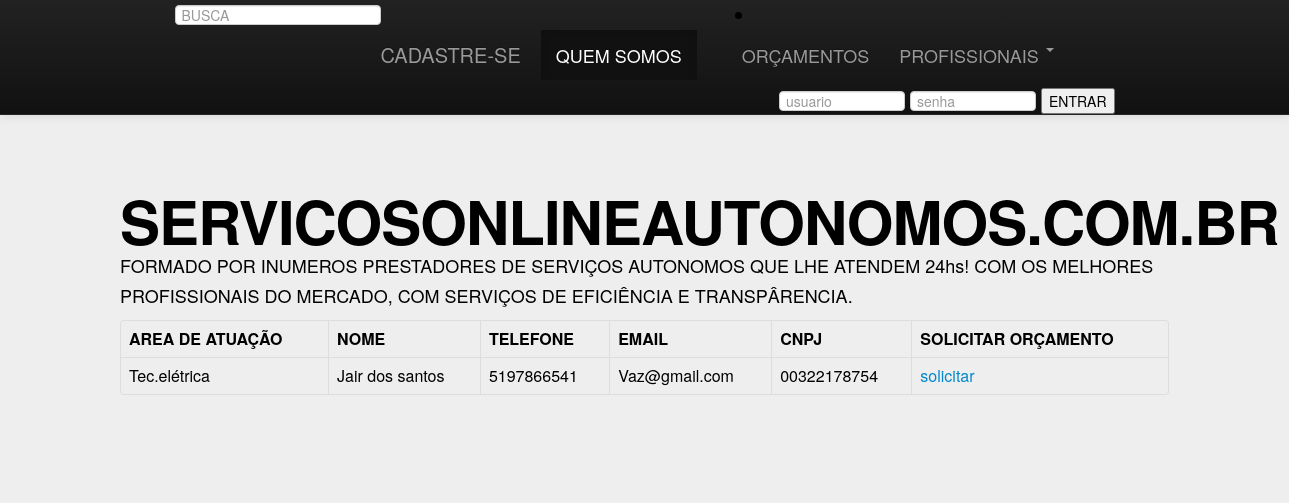
/src/querys/profissionais_eletrotecnica.php, run on the app's committed database.
### tables this page shows
CREATE TABLE IF NOT EXISTS `USUARIO_CADASTRADO` (
  `ID_PROFISSIONAL` int(11) NOT NULL,
  `CPF` int(11) DEFAULT NULL,
  `CREA` int(11) DEFAULT NULL,
  `NOME` varchar(200) DEFAULT NULL,
  `DATA_NASC` varchar(500) DEFAULT NULL,
  `TELEFONE` varchar(200) DEFAULT NULL,
  `EMAIL` varchar(100) DEFAULT NULL,
  `RUA` varchar(200) DEFAULT NULL,
  `NUMERO` varchar(200) DEFAULT NULL,
  `BAIRRO` varchar(200) DEFAULT NULL,
  `ESTADO` varchar(20) DEFAULT NULL,
  `CIDADE` varchar(100) DEFAULT NULL,
  `CEP` varchar(200) DEFAULT NULL,
  `AREA_ATUACAO` varchar(100) DEFAULT NULL,
  `SENHA` varchar(400) DEFAULT NULL,
  `LOGIN_USUARIO` varchar(400) DEFAULT NULL,
  `CNPJ` varchar(255) DEFAULT NULL
);

### src/querys/profissionais_eletrotecnica.php (the view, shortened to what this page needs)
<?php
   include_once("conexaobanco.php");
   ?>
<html>
   <head>
      <link href="css/bootstrap.min.css" rel="stylesheet"media="screen">
      <div class="navbar navbar-inverse navbar-fixed-top">
         <div class="navbar-inner">
            <div class="container">
               <li align="center">
                  <form method="POST"action="busca.php" class="navbar-search pull-left">
                     <input type="text" name="busca" placeholder="BUSCA">
                  </form>
               </li>
               <a class="brand" href="http://www.servicosonlineautonomos.com.br/cadastro.php">CADASTRE-SE</a>
               <div class="nav-collapse collapse">
                  <ul class="nav">
                     <li class="active"><a href="http://www.servicosonlineautonomos.com.br">QUEM SOMOS</a></li>
                     <li><a href="#about"></a></li>
                     <li><a href="http://www.servicosonlineautonomos.com.br/orçamento.php">ORÇAMENTOS</a></li>
                     <li class="dropdown">
                        <a href="#" class="dropdown-toggle" data-toggle="dropdown">PROFISSIONAIS <b class="caret"></b></a>
                     </li>
                  </ul>
                  <form method="POST"action="valida.php"class="navbar-form pull-right">
                        <input class="span2" name="usuario" placeholder="usuario" type="text">
                        <input class="span2" name="senha" placeholder="senha" type="password">
                        <input type="submit" name="btnLogin"  value="ENTRAR" >
                     </form>
               </div>
            </div>
         </div>
      </div>
   </head>
   <body class="hero-unit" >
      <div class="hero-unit">
         <br><br>
         <h1>SERVICOSONLINEAUTONOMOS.COM.BR</h1>
         <p>FORMADO POR INUMEROS PRESTADORES DE SERVIÇOS  AUTONOMOS QUE LHE ATENDEM 24hs! COM OS MELHORES PROFISSIONAIS DO MERCADO, COM SERVIÇOS DE EFICIÊNCIA  E TRANSPÂRENCIA.</p>
         <table class="table table-bordered">
         <tr>
            <th>AREA DE ATUAÇÃO</th>
            <th>NOME</th>
            <th>TELEFONE</th>
            <th>EMAIL</th>
            <th>CNPJ</th>
            <th>SOLICITAR ORÇAMENTO</th>
         </tr>
         <?php
            $sql = "SELECT * FROM USUARIO_CADASTRADO WHERE AREA_ATUACAO LIKE'%tec.elétrica%'";
            $resultado = mysqli_query($con,$sql) or die("Erro ao retornar dados");
            while ($registro = mysqli_fetch_array($resultado))
            {
              $nome = $registro['NOME'];
              $telefone= $registro['TELEFONE'];
              $email= $registro['EMAIL'];
              $cnpj = $registro['CNPJ'];
              $atuacao = $registro['AREA_ATUACAO'];
              echo "<tr>";
               echo "<td>".$atuacao."</td>";
              echo "<td>".$nome."</td>";
              echo "<td>".$telefone."</td>";
              echo "<td>".$email."</td>";
               echo "<td>".$cnpj."</td>";
               echo "<td><a  href='orçamento.php?nome_profissional=$nome&cnpj=$cnpj&email_profissional=$email&area_atuacao=$atuacao'>solicitar</a></td>";
              echo "</tr>";
            }
            echo "</table>";
            ?>

### data on the page
usuario_cadastrado: AREA_ATUACAO "Tec.elétrica", NOME "Jair dos santos", TELEFONE "5197866541", EMAIL "Vaz@gmail.com", CNPJ "00322178754"
